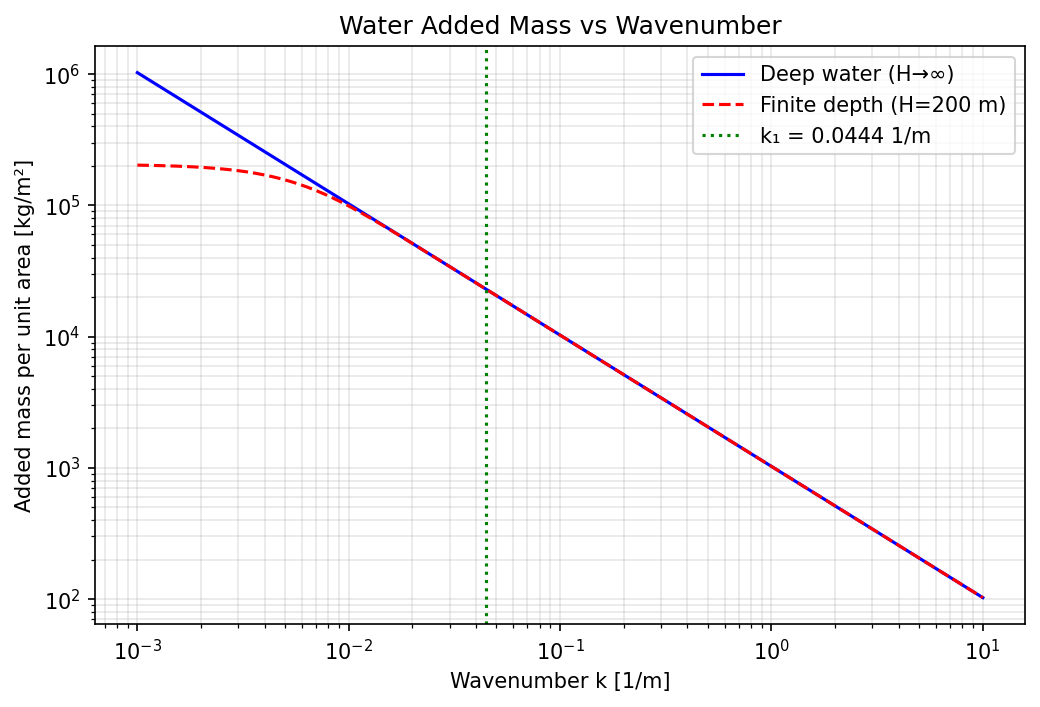
#> input picture artifacts/added_mass_vs_wavenumber.png, 1040 x 707 px
$ python -i publish_m5044_report.py   (imports and definitions only)
#> lines starting #> are read from the running program, lines starting #| are printed output that depends on the picture
#!/usr/bin/env python3
"""Publish the IN16-K8 report to the TensorPlatform report API.

Reads credentials from the environment (``TENSOR_API_BASE``, ``TENSOR_AGENT_USER``,
``TENSOR_AGENT_PASS``); nothing is written into the payload or the repository.
Figures are downscaled and palette-quantised so the whole multipart JSON stays
well below the 250 kB payload limit of ``POST /tensor/reports``.

Usage:  python3 scripts/publish_m5044_report.py [--dry-run]
"""
from __future__ import annotations

import base64
import io
import json
import os
import pathlib
import sys

import requests
from PIL import Image

ROOT = pathlib.Path(__file__).resolve().parents[1]
REPORT = ROOT / "docs" / "m5044" / "REPORT.md"
ART = ROOT / "artifacts" / "m5044" / "clock_semantics.json"
MISSION_ID = 5044
NODE = "IN16-K8"

CAPTIONS = {
    "convergence": "图 1 交换间隔 h 与耦合解相对误差（log-log）。虚线=声明误差带 C*omega_max*h（C=1），点线=1 阶参考斜率；实测阶 1.000。",
    "interpolation": "图 2 交换区间内部重构误差（h=12 ms）：因果 ZOH 一阶，非因果线性插值二阶；阴影=声明带宽。",
    "coupled": "图 3 两自由度耦合响应（比率 4/3、h=12 ms）：解析解 vs 多速率解，下图为误差轨迹与声明带宽（无累积漂移）。",
    "causality": "图 4 时钟格：主步/子步/LCM 交换时刻；红叉为交换后才产生的子步样点，被因果门拒绝（CausalityViolation）。",
}


def encode_figure(path: pathlib.Path, width: int = 720) -> str:
    """Downscale + palette-quantise a PNG and return base64 (keeps payload small)."""
#> called with width = 720
    with Image.open(path) as img:
#> img is the input picture: PIL image 1040x707 RGBA; mean R, G, B, A 246.1, 245.4, 246, 255
        img = img.convert("RGB")
#> img: PIL image 1040x707 RGB
        if img.width > width:
            ratio = width / float(img.width)
#> ratio = 0.692
            img = img.resize((width, max(1, int(round(img.height * ratio)))), Image.LANCZOS)
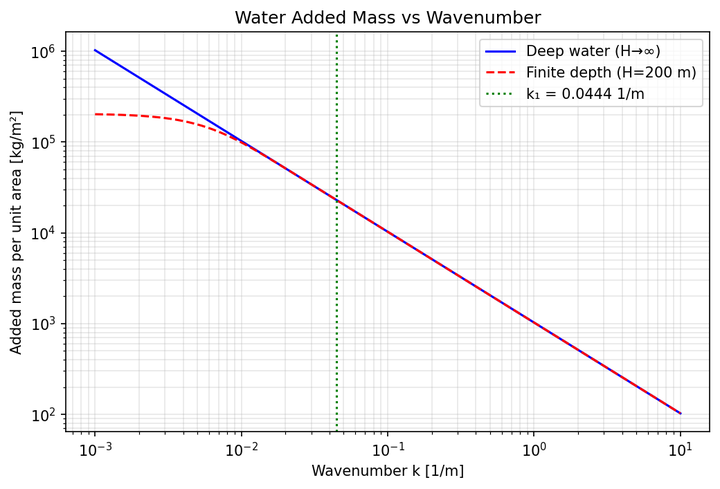
#> img: PIL image 720x489 RGB; mean R, G, B 245.6, 245, 245.5
        img = img.convert("P", palette=Image.ADAPTIVE, colors=128)
#> img: PIL image 720x489 P
        buf = io.BytesIO()
        img.save(buf, format="PNG", optimize=True)
    return base64.b64encode(buf.getvalue()).decode("ascii")


# [76 lines left out: function main, not called in this run]


# [2 lines not run here, left out]

>>> result = encode_figure('../artifacts/added_mass_vs_wavenumber.png')

$ run again, on artifacts/frequency_comparison.png
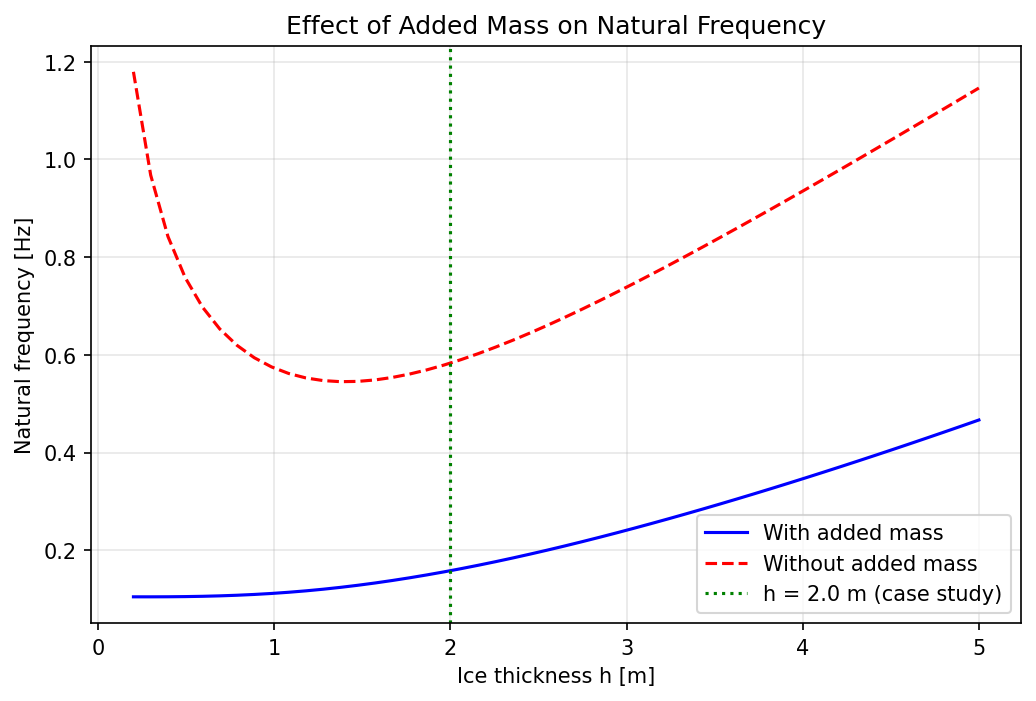
#> input picture artifacts/frequency_comparison.png, 1036 x 701 px
#> in encode_figure, img is the input picture: PIL image 1036x701 RGBA; mean R, G, B, A 248.4, 247.7, 248.5, 255
#> in encode_figure, `img = img.resize((width, max(1, int(round(img.height * ratio)))), Imag..`:
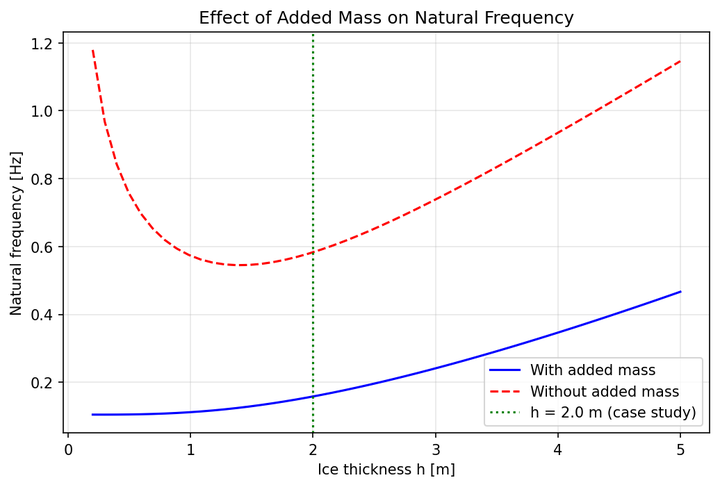
#> img: PIL image 720x487 RGB; mean R, G, B 248.1, 247.3, 248.2

$ run again, on artifacts/mass_matrix_eigenvalues.png
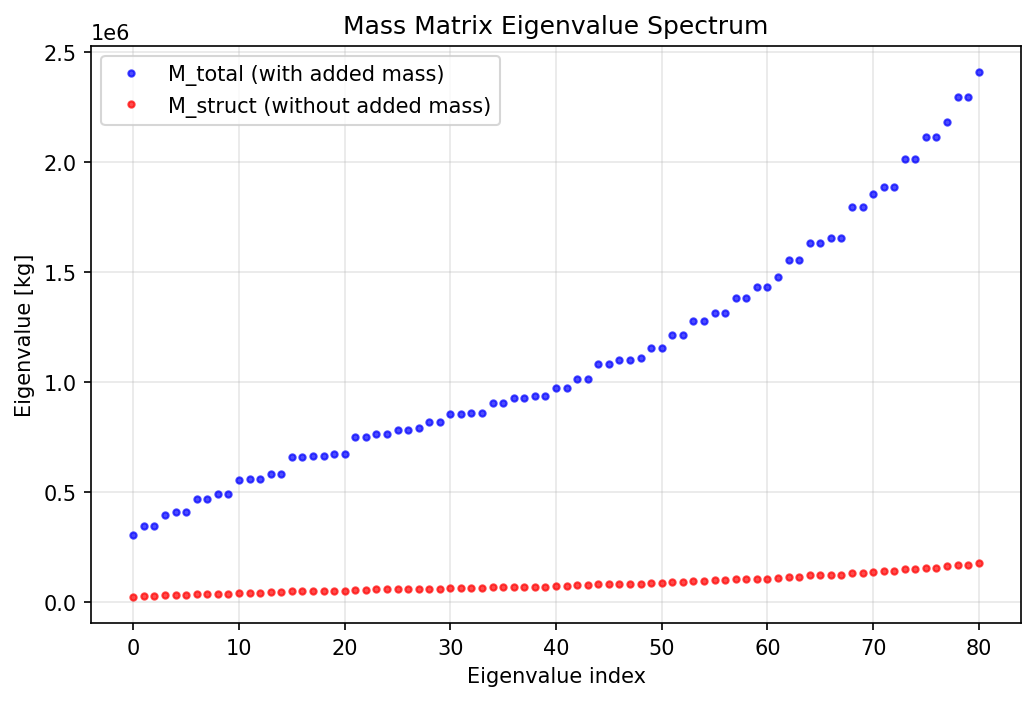
#> input picture artifacts/mass_matrix_eigenvalues.png, 1036 x 701 px
#> in encode_figure, img is the input picture: PIL image 1036x701 RGBA; mean R, G, B, A 248.3, 247.1, 248.3, 255
#> in encode_figure, `img = img.resize((width, max(1, int(round(img.height * ratio)))), Imag..`:
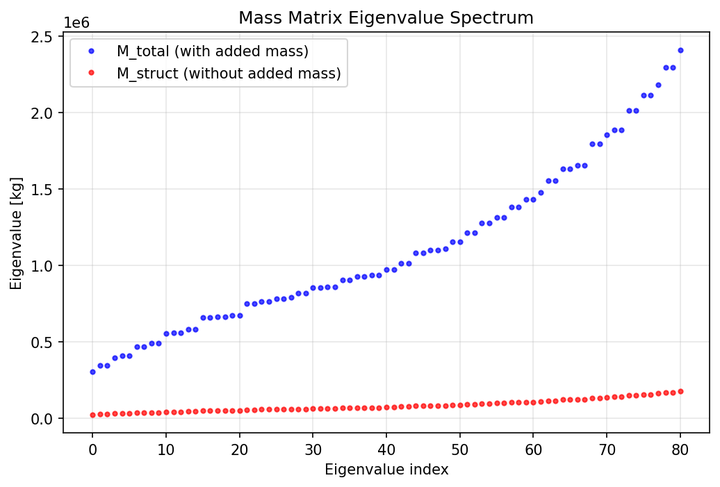
#> img: PIL image 720x487 RGB; mean R, G, B 247.9, 246.7, 247.9

$ run again, on artifacts/winkler_centerline_comparison.png
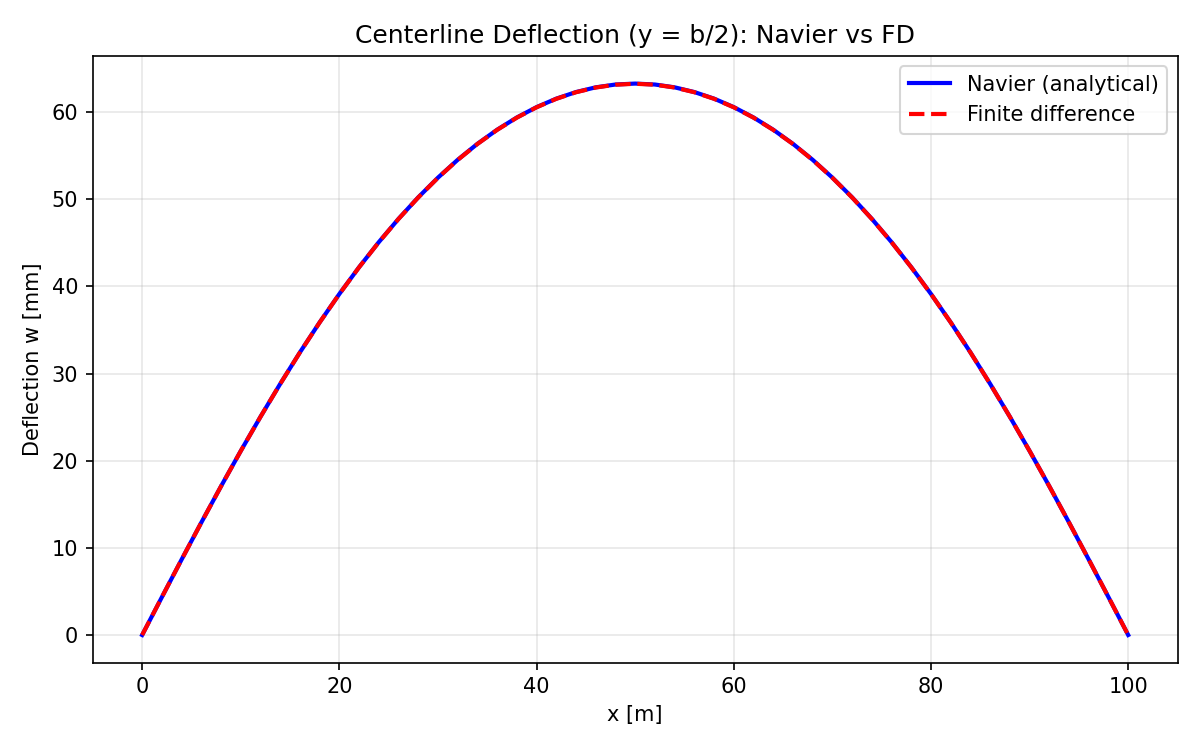
#> input picture artifacts/winkler_centerline_comparison.png, 1200 x 750 px
#> in encode_figure, img is the input picture: PIL image 1200x750 RGBA; mean R, G, B, A 250.2, 248.8, 249.5, 255
#> in encode_figure, `img = img.resize((width, max(1, int(round(img.height * ratio)))), Imag..`:
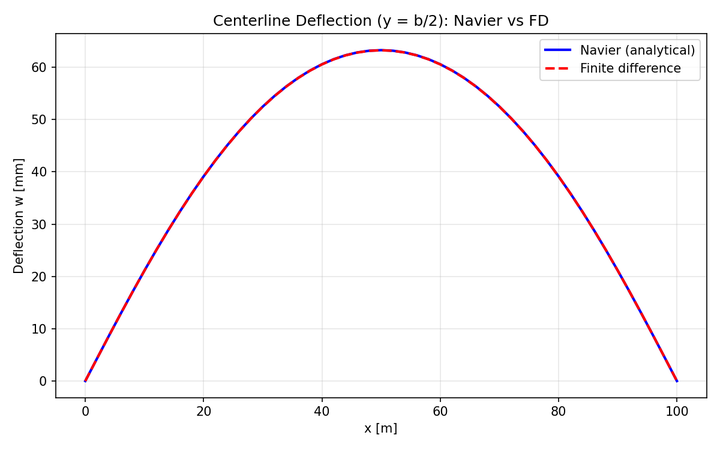
#> img: PIL image 720x450 RGB; mean R, G, B 249.8, 248.5, 249.2
